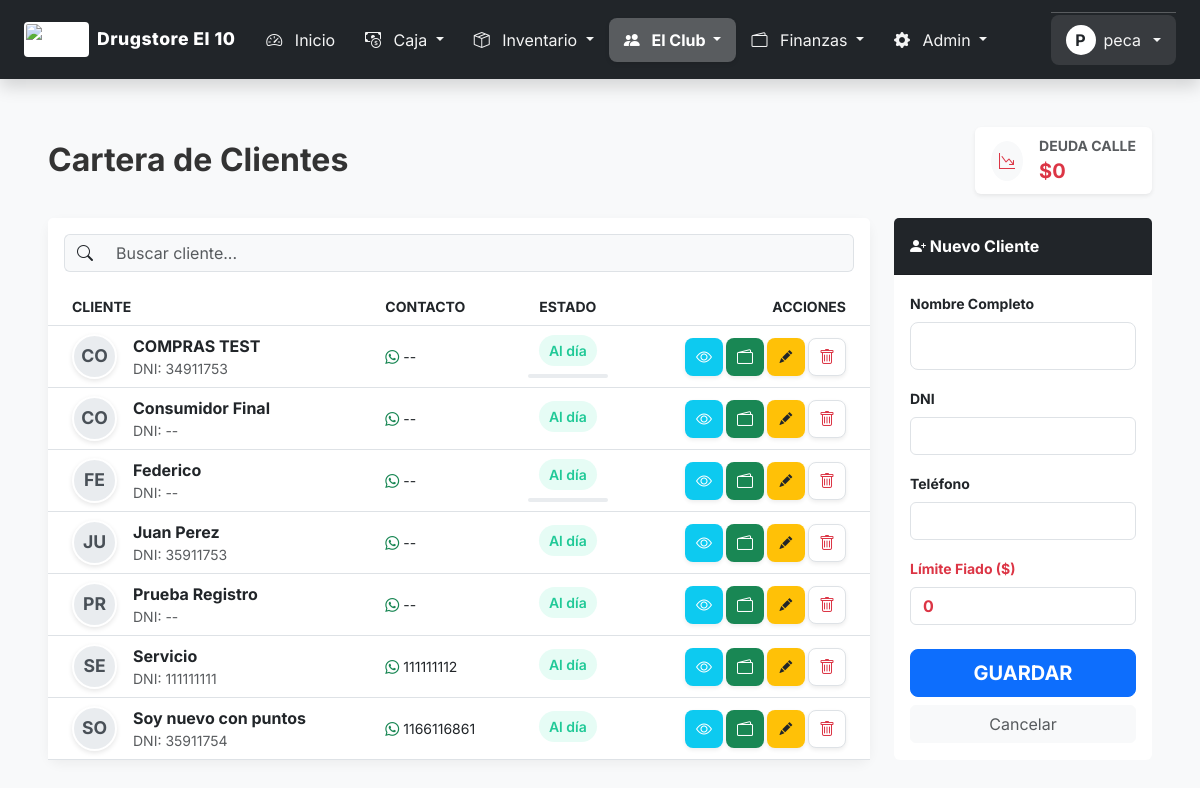
Screenshot of /clientes.php (signed in) with the database file from the repository.
### tables this page shows
CREATE TABLE `clientes` (
  `id` int(11) NOT NULL,
  `nombre` varchar(100) NOT NULL,
  `dni_cuit` varchar(20) DEFAULT NULL,
  `email` varchar(100) DEFAULT NULL,
  `password` varchar(255) DEFAULT NULL,
  `telefono` varchar(50) DEFAULT NULL,
  `direccion` varchar(255) DEFAULT NULL,
  `foto_perfil` varchar(255) DEFAULT 'default_user.png',
  `fecha_nacimiento` date DEFAULT NULL,
  `recibir_notificaciones` tinyint(1) DEFAULT 1,
  `limite_credito` decimal(12,2) DEFAULT 0.00,
  `saldo_deudor` decimal(12,2) DEFAULT 0.00,
  `puntos_acumulados` int(11) DEFAULT 0,
  `fecha_registro` datetime DEFAULT current_timestamp(),
  `whatsapp` varchar(50) DEFAULT NULL,
  `dni` varchar(20) DEFAULT NULL,
  `saldo_actual` decimal(10,2) DEFAULT 0.00,
  `saldo_favor` decimal(10,2) DEFAULT 0.00
);

### clientes.php (the view, shortened to what this page needs)
<?php
$sql = "SELECT c.*,
        (SELECT COALESCE(SUM(monto),0) FROM movimientos_cc WHERE id_cliente = c.id AND tipo = 'debe') -
        (SELECT COALESCE(SUM(monto),0) FROM movimientos_cc WHERE id_cliente = c.id AND tipo = 'haber') as saldo_calculado,
        (SELECT MAX(fecha) FROM ventas WHERE id_cliente = c.id) as ultima_venta_fecha,
        (SELECT COUNT(*) FROM ventas WHERE id_cliente = c.id) as total_compras_cant
        FROM clientes c
        ORDER BY c.nombre ASC";
$clientes = $conexion->query($sql)->fetchAll(PDO::FETCH_ASSOC);
$totalDeudaCalle = 0;
?>
<!DOCTYPE html>
<html lang="es">
<head>
    <link href="https://cdn.jsdelivr.net/npm/bootstrap@5.3.0/dist/css/bootstrap.min.css" rel="stylesheet">
    <link rel="stylesheet" href="https://cdn.jsdelivr.net/npm/bootstrap-icons@1.10.0/font/bootstrap-icons.css">
</head>
<body>
    <?php
    if(file_exists('menu.php')) include 'menu.php';
    elseif(file_exists('includes/menu.php')) include 'includes/menu.php';
    ?>
    <div class="container-fluid py-4 px-md-5">
        <div class="row mb-4">
            <div class="col-12">
                <div class="d-flex justify-content-between align-items-center flex-wrap gap-3">
                    <div>
                        <h2 class="fw-bold mb-0">Cartera de Clientes</h2>
                    </div>
                    <div class="d-flex gap-3">
                        <div class="card bg-white border-0 shadow-sm px-3 py-2 d-flex flex-row align-items-center gap-3">
                            <div class="rounded-circle bg-light p-2 text-danger"><i class="bi bi-graph-down-arrow"></i></div>
                            <div>
                                <div class="small text-muted fw-bold">DEUDA CALLE</div>
                                <div class="fw-bold fs-5 text-danger">$<?php echo number_format($totalDeudaCalle, 0, ',', '.'); ?></div>
                            </div>
                        </div>
                    </div>
                </div>
            </div>
        </div>
        <div class="row g-4">
            <div class="col-md-8 col-lg-9 order-2 order-md-1">
                <div class="card card-custom h-100">
                    <div class="card-header bg-white py-3 border-0">
                        <div class="input-group">
                            <span class="input-group-text bg-light border-end-0"><i class="bi bi-search"></i></span>
                            <input type="text" id="buscador" class="form-control bg-light border-start-0" placeholder="Buscar cliente..." onkeyup="filtrarClientes()">
                        </div>
                    </div>
                    <div class="card-body p-0">
                        <div class="table-responsive">
                            <table class="table table-hover align-middle mb-0" id="tablaClientes">
                                <thead class="bg-light text-secondary small text-uppercase">
                                    <tr>
                                        <th class="ps-4">Cliente</th>
                                        <th class="d-none d-md-table-cell">Contacto</th>
                                        <th class="text-center">Estado</th>
                                        <th class="text-end pe-4">Acciones</th>
                                    </tr>
                                </thead>
                                <tbody>
                                    <?php if(count($clientes) > 0): ?>
                                        <?php foreach($clientes as $c):
                                            $iniciales = strtoupper(substr($c['nombre'], 0, 2));
                                            $deuda = $c['saldo_calculado'];
                                            $limite = $c['limite_credito'];
                                            $colorDeuda = ($deuda > 0) ? 'badge-deuda' : 'badge-aldia';
                                            $textoDeuda = ($deuda > 0) ? 'Debe $'.number_format($deuda,0,',','.') : 'Al día';
                                        ?>
                                        <tr class="cliente-row">
                                            <td class="ps-4">
                                                <div class="d-flex align-items-center">
                                                    <div class="avatar-circle me-3"><?php echo $iniciales; ?></div>
                                                    <div>
                                                        <div class="fw-bold text-dark nombre-cliente"><?php echo $c['nombre']; ?></div>
                                                        <small class="text-muted d-none d-md-block dni-cliente">DNI: <?php echo $c['dni'] ?: '--'; ?></small>
                                                    </div>
                                                </div>
                                            </td>
                                            <td class="d-none d-md-table-cell">
                                                <div class="small"><i class="bi bi-whatsapp text-success"></i> <?php echo $c['telefono'] ?: '--'; ?></div>
                                            </td>
                                            <td class="text-center">
                                                <span class="<?php echo $colorDeuda; ?> small mb-1 d-inline-block"><?php echo $textoDeuda; ?></span>
                                                <?php if($limite > 0): ?>
                                                    <div class="progress mt-1" style="height: 4px; width: 80px; margin: 0 auto;">
                                                    </div>
                                                <?php endif; ?>
                                            </td>
                                            <td class="text-end pe-4">
                                                <div class="d-flex justify-content-end">
                                                    <button class="btn-icon bg-info text-white shadow-sm" onclick="verResumen(<?php echo $c['id']; ?>)">
                                                        <i class="bi bi-eye"></i>
                                                    </button>
                                                    <a href="cuenta_cliente.php?id=<?php echo $c['id']; ?>" class="btn-icon bg-success text-white shadow-sm">
                                                        <i class="bi bi-wallet2"></i>
                                                    </a>
                                                    <button class="btn-icon bg-warning text-dark shadow-sm"
                                                        onclick="editar(<?php echo $c['id']; ?>)">
                                                        <i class="bi bi-pencil-fill" style="font-size: 0.8rem;"></i>
                                                    </button>
                                                    <a href="clientes.php?borrar=<?php echo $c['id']; ?>" class="btn-icon bg-white text-danger border shadow-sm" onclick="return confirm('¿Borrar?');">
                                                        <i class="bi bi-trash"></i>
                                                    </a>
                                                </div>
                                            </td>
                                        </tr>
                                        <?php endforeach; ?>
                                    <?php else: ?>
                                        <tr><td colspan="4" class="text-center py-5 text-muted">Sin clientes.</td></tr>
                                    <?php endif; ?>
                                </tbody>
                            </table>
                        </div>
                    </div>
                </div>
            </div>
            <div class="col-md-4 col-lg-3 col-formulario order-1 order-md-2" id="colFormulario">
                <div class="card form-card border-0 h-100 bg-white">
                    <div class="card-header bg-dark text-white fw-bold py-3 d-flex justify-content-between align-items-center">
                        <span><i class="bi bi-person-plus-fill"></i> <span id="titulo-form">Nuevo Cliente</span></span>
                    </div>
                    <div class="card-body">
                        <form method="POST">
                            <div class="mb-3">
                                <label class="form-label small fw-bold">Nombre Completo</label>
                                <input type="text" name="nombre" id="nombre" class="form-control form-control-lg fw-bold" required>
                            </div>
                            <div class="mb-3">
                                <label class="form-label small fw-bold">DNI</label>
                                <input type="text" name="dni" id="dni" class="form-control">
                            </div>
                            <div class="mb-3">
                                <label class="form-label small fw-bold">Teléfono</label>
                                <input type="text" name="telefono" id="telefono" class="form-control">
                            </div>
                            <div class="mb-4">
                                <label class="form-label small fw-bold text-danger">Límite Fiado ($)</label>
                                <input type="number" name="limite" id="limite" class="form-control fw-bold text-danger" value="0">
                            </div>
                            <div class="d-grid gap-2">
                                <button type="submit" class="btn btn-primary btn-lg fw-bold" id="btn-guardar">GUARDAR</button>
                                <button type="button" onclick="limpiar()" class="btn btn-light text-muted">Cancelar</button>
                            </div>
                        </form>
                    </div>
                </div>
            </div>
        </div>
    </div>
</body>
</html>

### clientes.php (style rules this page uses)
:root { --primary-color: #4361ee; --secondary-color: #3f37c9; --bg-color: #f8f9fa; }
body { background-color: var(--bg-color); font-family: 'Inter', sans-serif; color: #333; }
.card-custom { border: none; border-radius: 12px; box-shadow: 0 4px 12px rgba(0,0,0,0.05); background: white; }
.avatar-circle { width: 45px; height: 45px; background-color: #e9ecef; color: #495057; border-radius: 50%; display: flex; align-items: center; justify-content: center; font-weight: 700; font-size: 1.1rem; text-transform: uppercase; border: 2px solid white; box-shadow: 0 2px 5px rgba(0,0,0,0.1); }
.badge-aldia { background-color: #e6fcf5; color: #20c997; font-weight: 600; padding: 5px 10px; border-radius: 20px; }
.btn-icon { width: 38px; height: 38px; display: inline-flex; align-items: center; justify-content: center; border-radius: 8px; border: none; margin-left: 3px; }

### rows the page displays
clientes: nombre "CO", nombre "COMPRAS TEST", dni "34911753", telefono "--", textoDeuda "Al día"
clientes: nombre "CO", nombre "Consumidor Final", dni "--", telefono "--", textoDeuda "Al día"
clientes: nombre "FE", nombre "Federico", dni "--", telefono "--", textoDeuda "Al día"
clientes: nombre "JU", nombre "Juan Perez", dni "35911753", telefono "--", textoDeuda "Al día"
clientes: nombre "PR", nombre "Prueba Registro", dni "--", telefono "--", textoDeuda "Al día"
clientes: nombre "SE", nombre "Servicio", dni "111111111", telefono "111111112", textoDeuda "Al día"
clientes: nombre "SO", nombre "Soy nuevo con puntos", dni "35911754", telefono "1166116861", textoDeuda "Al día"

### other values shown
$nombre_negocio "Drugstore El 10"
substr($_SESSION['usuario'] ?? 'U', 0, 1) "P"
$_SESSION['usuario'] "peca"
$totalDeudaCalle "0"
